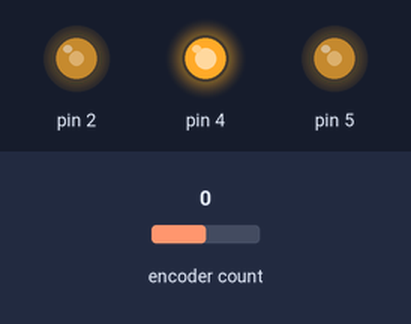
This sketch was run on a simulated Arduino Mega 2560, built with avr-gcc and run on an emulated ATmega2560. On the bench: output pins drawn as LEDs (lit = HIGH). Inputs (shaded band) come from the test bench; at power-on: encoder count 0. What the sketch prints to the serial monitor is not drawn.

Above: at 0.15 s.
At 0.9 s:
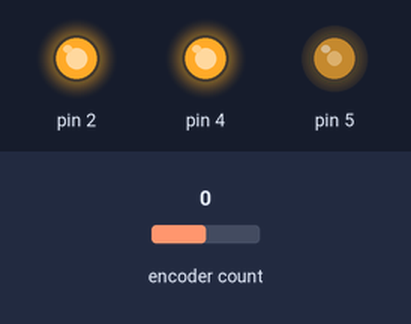
Timing chart, 0 to 2.4 s (numbered marks = the images above):
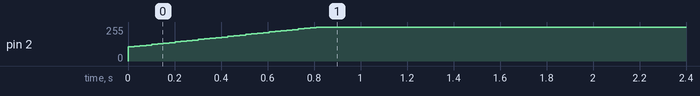

Measured:
- by itself, pin 2: moves from 0/255 to 255/255 over 0.81 s

The sketch:

LibPID.ino
```cpp
#include <Encoder.h>
Encoder myEnc(18, 19);
#include <PID_v1.h>;
double v_target = 8; // in/sec PID setpoint
double motorVelocity = 0; //pid input
double motorPwr = 0; //pid output
double kp = 2000;
double ki = 6000;
double kd = 30;
PID myPID(&motorVelocity, &motorPwr, &v_target, kp, ki, kd, DIRECT);
void setup() {
  Serial.begin(115200);
  myPID.SetMode(AUTOMATIC);
  myPID.SetSampleTime(25);
  myPID.SetOutputLimits(10000,65535);
  // put your setup code here, to run once:
  initDrivePWM();
  pinMode(4,OUTPUT);
  digitalWrite(4,HIGH);
}

void loop() {
  myPID.Compute();
  setDrivePWM(motorPwr);
  updateVelocity();
  Serial.print(millis());
  Serial.print('\t');
  Serial.print(motorPwr);
  Serial.print('\t');
  Serial.println(motorVelocity);
}
unsigned long lastCount = 0;
unsigned long long lastTime = 0;
static const float DIST_PER_REV = 3.14159*2.75;
static const float TICKS_PER_REV = 8245.81;
void updateVelocity() {
  unsigned long diffCnt = myEnc.read()-lastCount;
  unsigned long long diffTime = micros()-lastTime;
  motorVelocity = (diffCnt*DIST_PER_REV*1000000.0)/(diffTime*TICKS_PER_REV);
  lastTime = micros();
  lastCount = myEnc.read();
}
#define PWM_FREQ 16000
#define CLOCK_FREQ 16000000
static const unsigned int PWM_COUNT = (((CLOCK_FREQ/PWM_FREQ))-1);// make constant to avoid recomputing each time


static void initDrivePWM() {
    pinMode(2,OUTPUT);
    pinMode(5,OUTPUT);
    TCCR3B = _BV(WGM33)|_BV(WGM32)|_BV(CS30);
    TCCR3A = _BV(COM3A1)|_BV(COM3B1)|_BV(WGM31);//WGM3_14; //COM3 and WGM3 = 14 _BV(COM3A0)
    ICR3 = PWM_COUNT; // to count up to
    OCR3A = PWM_COUNT/2; //default to 50% duty cycle
    OCR3B = PWM_COUNT/2; //default to 50% duty cycle
}

static void setDrivePWM(unsigned int duty_cycle) {
  //Sets the new PWM duty cycle; duty cycle scaled from 0 to 65535 for 0 - 100 percent

    OCR3B = ((duty_cycle*(unsigned long)PWM_COUNT)/65535);
}
```
